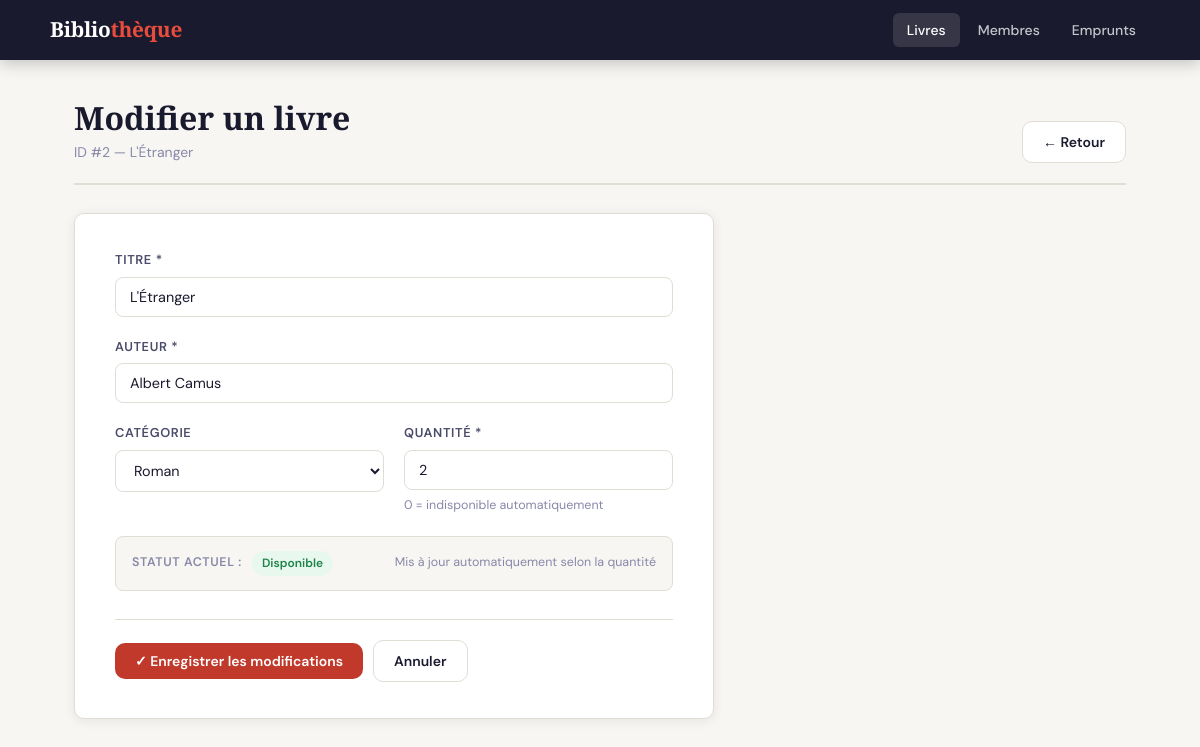
Page /index.php?page=books&action=edit&id=2 on the committed database.
### tables this page shows
CREATE TABLE livres (
    idLivre     INT           NOT NULL AUTO_INCREMENT,
    titre       VARCHAR(200)  NOT NULL,
    auteur      VARCHAR(150)  NOT NULL,
    categorie   VARCHAR(100),
    quantite    INT           NOT NULL DEFAULT 1 CHECK (quantite >= 0),
    disponible  BOOLEAN       NOT NULL DEFAULT TRUE,
    PRIMARY KEY (idLivre)
);

### controllers/BookController.php (called while the page is built, shortened)
<?php
require_once __DIR__ . '/../models/Book.php';
class BookController
{
    private Book $model;
    public function __construct()
    {
        $this->model = new Book();
    }
    public function edit(): void
    {
        $id   = (int) ($_GET['id'] ?? 0);
        $book = $this->model->getById($id);
        require __DIR__ . '/../views/books/edit.php';
    }
}

### public/index.php (called while the page is built, shortened)
<?php
$action = $_GET['action'] ?? 'index';
$controller = new $controllerClass();
$controller->$action();

### config/database.php (called while the page is built, shortened)
<?php
function getDB(): PDO {
    static $pdo = null;
    if ($pdo === null) {
        $dsn = sprintf('mysql:host=%s;dbname=%s;charset=%s', DB_HOST, DB_NAME, DB_CHARSET);
        $options = [
            PDO::ATTR_ERRMODE            => PDO::ERRMODE_EXCEPTION,
            PDO::ATTR_DEFAULT_FETCH_MODE => PDO::FETCH_ASSOC,
            PDO::ATTR_EMULATE_PREPARES   => false,
        ];
        try {
            $pdo = new PDO($dsn, DB_USER, DB_PASS, $options);
        } catch (PDOException $e) {
            die(json_encode(['error' => 'Connexion échouée : ' . $e->getMessage()]));
        }
    }
    return $pdo;
}

### models/Book.php (called while the page is built, shortened)
<?php
require_once __DIR__ . '/../config/database.php';
class Book
{
    private PDO $db;
    public function __construct()
    {
        $this->db = getDB();
    }
    public function getById(int $id): array|false
    {
        $stmt = $this->db->prepare('SELECT * FROM livres WHERE idLivre = :id');
        $stmt->execute([':id' => $id]);
        return $stmt->fetch();
    }
}

### views/books/edit.php (the view, shortened to what this page needs)
<?php
$categories = ['Roman','Science-fiction','Informatique','Jeunesse','Histoire','Biographie','Autre'];
?>
<!DOCTYPE html>
<html lang="fr">
<head>
  <link rel="stylesheet" href="style.css">
</head>
<body>
<header class="site-header">
  <div class="inner">
    <a href="index.php" class="brand">Biblio<span>thèque</span></a>
    <nav class="nav">
      <a href="index.php?page=books" class="active">Livres</a>
      <a href="index.php?page=members">Membres</a>
      <a href="index.php?page=borrows">Emprunts</a>
    </nav>
  </div>
</header>
<main class="page">
  <div class="wrapper">
    <div class="page-head">
      <div>
        <h1>Modifier un livre</h1>
        <p class="sub">ID #<?= $book['idLivre'] ?> — <?= htmlspecialchars($book['titre']) ?></p>
      </div>
      <a href="index.php?page=books" class="btn btn-secondary">← Retour</a>
    </div>
    <div class="form-card">
      <form method="POST"
            action="index.php?page=books&action=edit&id=<?= $book['idLivre'] ?>"
            novalidate>
        <div class="form-grid">
          <div class="form-group full">
            <label for="titre">Titre *</label>
            <input type="text" id="titre" name="titre" required
                   value="<?= htmlspecialchars($book['titre']) ?>">
          </div>
          <div class="form-group full">
            <label for="auteur">Auteur *</label>
            <input type="text" id="auteur" name="auteur" required
                   value="<?= htmlspecialchars($book['auteur']) ?>">
          </div>
          <div class="form-group">
            <label for="categorie">Catégorie</label>
            <select id="categorie" name="categorie">
              <?php foreach ($categories as $cat): ?>
                <option value="<?= $cat ?>"
                  <?= ($book['categorie'] ?? '') === $cat ? 'selected' : '' ?>>
                  <?= $cat ?>
                </option>
              <?php endforeach; ?>
            </select>
          </div>
          <div class="form-group">
            <label for="quantite">Quantité *</label>
            <input type="number" id="quantite" name="quantite" required
                   min="0" value="<?= (int)$book['quantite'] ?>">
            <span class="field-hint">0 = indisponible automatiquement</span>
          </div>
        </div>
        <div style="margin-top:20px;padding:14px 16px;background:var(--paper);border-radius:8px;
                    border:1px solid var(--border);display:flex;align-items:center;gap:10px;">
          <span style="font-size:.78rem;font-weight:600;text-transform:uppercase;
                       letter-spacing:.05em;color:var(--ink-muted)">Statut actuel :</span>
          <?php if ($book['disponible']): ?>
            <span class="badge badge-green">Disponible</span>
          <?php else: ?>
            <span class="badge badge-red">Indisponible</span>
          <?php endif; ?>
          <span style="font-size:.78rem;color:var(--ink-muted);margin-left:auto">
            Mis à jour automatiquement selon la quantité
          </span>
        </div>
        <div class="form-actions">
          <button type="submit" class="btn btn-primary">✓ Enregistrer les modifications</button>
          <a href="index.php?page=books" class="btn btn-secondary">Annuler</a>
        </div>
      </form>
    </div>
  </div>
</main>
</body>
</html>

### public/style.css (style rules this page uses)
*, *::before, *::after { box-sizing: border-box; margin: 0; padding: 0; }
:root { --ink: #1a1a2e; --ink-soft: #4a4a6a; --ink-muted: #8888aa; --paper: #f7f6f2; --white: #ffffff; --accent: #c0392b; --accent-2: #e74c3c; --green: #27ae60; --amber: #e67e22; --border: #e0ddd5; --shadow: 0 2px 12px rgba(26,26,46,.08); --shadow-lg: 0 8px 32px rgba(26,26,46,.13); --radius: 10px; --font-head: 'Playfair Display', Georgia, serif; --font-body: 'DM Sans', system-ui, sans-serif; --font-mono: 'JetBrains Mono', monospace; }
body { font-family: var(--font-body); background: var(--paper); color: var(--ink); min-height: 100vh; font-size: 15px; line-height: 1.6; }
.wrapper { max-width: 1100px; margin: 0 auto; padding: 0 24px; }
.page { padding: 40px 0 80px; }
.site-header { background: var(--ink); color: var(--white); padding: 0 24px; position: sticky; top: 0; z-index: 100; box-shadow: 0 2px 16px rgba(0,0,0,.25); }
.site-header .inner { max-width: 1100px; margin: 0 auto; display: flex; align-items: center; gap: 32px; height: 60px; }
.site-header .brand { font-family: var(--font-head); font-size: 1.3rem; font-weight: 700; color: var(--white); text-decoration: none; letter-spacing: -.3px; white-space: nowrap; }
.site-header .brand span { color: #e74c3c; }
.nav { display: flex; gap: 4px; margin-left: auto; }
.nav a { color: rgba(255,255,255,.75); text-decoration: none; padding: 6px 14px; border-radius: 6px; font-size: .875rem; font-weight: 500; transition: background .15s, color .15s; }
.nav a:hover, .nav a.active { background: rgba(255,255,255,.12); color: var(--white); }
.page-head { display: flex; align-items: flex-end; justify-content: space-between; gap: 16px; margin-bottom: 28px; padding-bottom: 20px; border-bottom: 2px solid var(--border); }
.page-head h1 { font-family: var(--font-head); font-size: 2rem; font-weight: 700; color: var(--ink); line-height: 1.15; }
.page-head .sub { font-size: .875rem; color: var(--ink-muted); margin-top: 4px; }
.btn { display: inline-flex; align-items: center; gap: 6px; padding: 9px 20px; border-radius: var(--radius); font-family: var(--font-body); font-size: .875rem; font-weight: 600; cursor: pointer; text-decoration: none; border: none; transition: all .15s; white-space: nowrap; }
.btn-primary { background: var(--accent); color: #fff; }
.btn-secondary { background: var(--white); color: var(--ink); border: 1.5px solid var(--border); }
.badge { display: inline-block; padding: 3px 10px; border-radius: 20px; font-size: .75rem; font-weight: 600; }
.badge-green { background: #e8f8ef; color: #1e8449; }
.form-card { background: var(--white); border-radius: var(--radius); border: 1px solid var(--border); box-shadow: var(--shadow); padding: 36px 40px; max-width: 640px; }
.form-grid { display: grid; grid-template-columns: 1fr 1fr; gap: 20px; }
.form-group { display: flex; flex-direction: column; gap: 6px; }
.form-group.full { grid-column: 1 / -1; }
.form-group label { font-size: .8rem; font-weight: 600; text-transform: uppercase; letter-spacing: .05em; color: var(--ink-soft); }
.form-group input, .form-group select { padding: 10px 14px; border: 1.5px solid var(--border); border-radius: 8px; font-size: .9rem; font-family: var(--font-body); color: var(--ink); background: var(--white); transition: border-color .15s, box-shadow .15s; }
.field-hint { font-size: .78rem; color: var(--ink-muted); }
.form-actions { display: flex; gap: 10px; align-items: center; margin-top: 28px; padding-top: 20px; border-top: 1px solid var(--border); }

### rows in the picture
livres: idLivre "2", titre "L'Étranger", auteur "Albert Camus", categorie "Roman", quantite "2"
